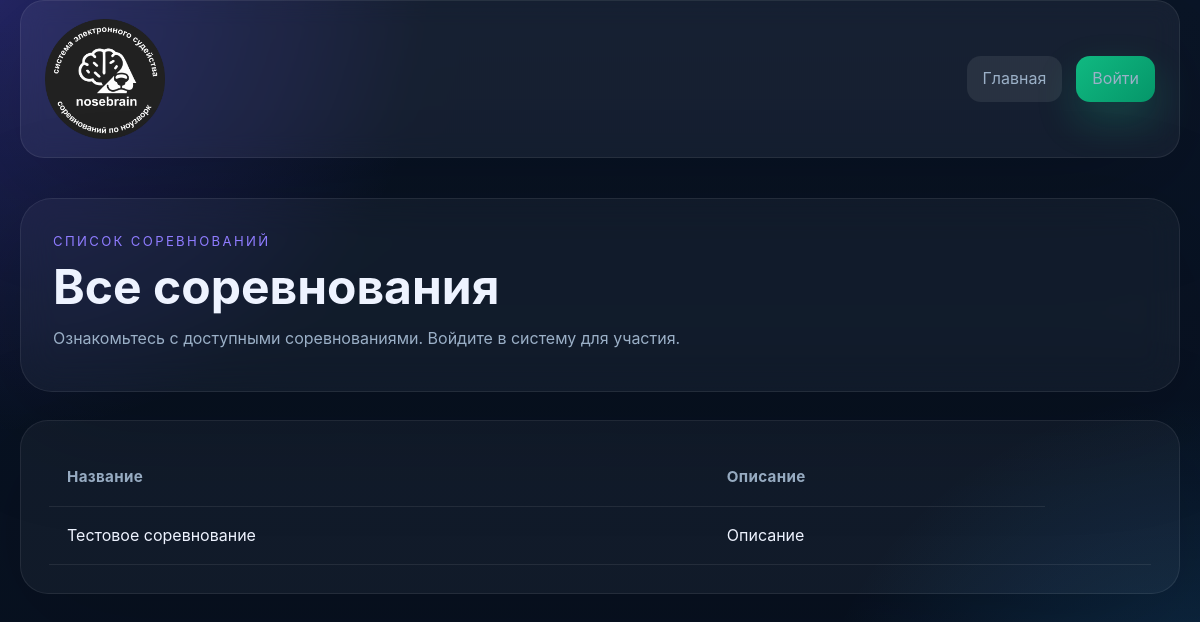
/, run on an earlier commit of the app's database.
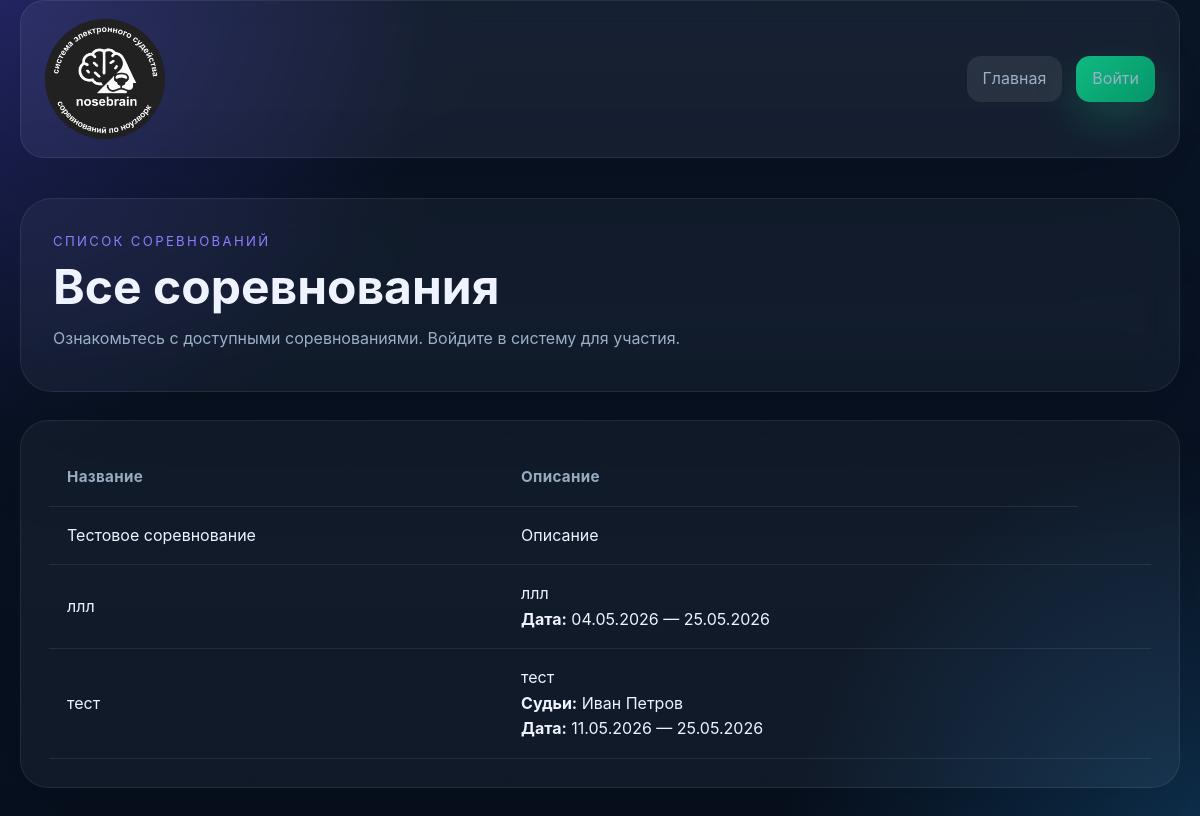
And on a later commit of the database.
### tables this page shows
CREATE TABLE competitions (
                id INTEGER PRIMARY KEY AUTOINCREMENT,
                name TEXT NOT NULL,
                description TEXT NOT NULL
            , is_published INTEGER DEFAULT 0, start_date TEXT, end_date TEXT, template_path TEXT);

### index.php (the view, shortened to what the rows shown need)
<?php
require_once __DIR__ . '/src/functions.php';
require_once __DIR__ . '/auth.php';
$dbManager = new DatabaseManager();
$service = new CompetitionService($dbManager);
function ensureDefaultData(CompetitionService $service): void
{
    if (count($service->getCompetitions()) > 0) {
        return;
    }
}
ensureDefaultData($service);
$competitions = $service->getCompetitions();
$isLoggedIn = isLoggedIn();
if ($isLoggedIn) {
    $accessibleCompetitions = array_filter($competitions, function($competition) {
        return hasCompetitionAccess($competition->getId());
    });
} else {
    $accessibleCompetitions = $competitions;
}
$competitionInfo = [];
foreach ($accessibleCompetitions as $competition) {
    $service->getCategoriesByCompetition($competition->getId());
    if (!$isLoggedIn) {
        $judgesWithNames = $service->getJudgesWithDisplayName($competition->getId());
        $judgeNames = array_map(function($judge) {
            return $judge->getDisplayName();
        }, $judgesWithNames);
        $startDate = $competition->getStartDate();
        $endDate = $competition->getEndDate();
        $competitionInfo[$competition->getId()] = [
            'judgeNames' => $judgeNames,
            'startDate' => $startDate,
            'endDate' => $endDate,
        ];
    }
}
?>
<!DOCTYPE html>
<html lang="ru">
<head>
    <link rel="stylesheet" href="style.css">
</head>
<body>
<main class="page-shell">
    <section class="hero">
        <div>
            <h1 class="hero__title">Все соревнования</h1>
        </div>
    </section>
    <section class="content-grid content-grid--single">
        <article class="panel">
            <?php if (count($accessibleCompetitions) === 0): ?>
                <div class="empty-state">
                    <?php if ($isLoggedIn): ?>
                        У вас нет доступа к соревнованиям или пока не создано ни одного соревнования.
                    <?php else: ?>
                        Пока не создано ни одного соревнования.
                    <?php endif; ?>
                </div>
                <?php if ($isLoggedIn && canCreateCompetition()): ?>
                    <div style="margin-top: 1rem;">
                        <a class="button button--primary" href="add_competition.php">Создать соревнование</a>
                    </div>
                <?php endif; ?>
            <?php else: ?>
                <div class="table-wrapper">
                    <table class="table">
                        <thead>
                        <tr>
                            <th>Название</th>
                            <th>Описание</th>
                        </tr>
                        </thead>
                        <tbody>
                        <?php foreach ($accessibleCompetitions as $competition): ?>
                            <tr>
                                <td><?= escape($competition->getName()) ?></td>
                                <td>
                                    <?= escape($competition->getDescription()) ?>
                                    <?php if (!$isLoggedIn && isset($competitionInfo[$competition->getId()])): ?>
                                        <?php
                                            $info = $competitionInfo[$competition->getId()];
                                            $judgeNames = $info['judgeNames'];
                                            $startDate = $info['startDate'];
                                            $endDate = $info['endDate'];
                                        ?>
                                        <?php if (!empty($judgeNames)): ?>
                                            <br><strong>Судьи:</strong> <?= escape(implode(', ', $judgeNames)) ?>
                                        <?php endif; ?>
                                        <?php if ($startDate !== null || $endDate !== null): ?>
                                            <br><strong>Дата:</strong>
                                            <?php if ($startDate !== null && $endDate !== null && $startDate === $endDate): ?>
                                                <?= escape(date('d.m.Y', strtotime($startDate))) ?>
                                            <?php elseif ($startDate !== null && $endDate !== null): ?>
                                                <?= escape(date('d.m.Y', strtotime($startDate))) ?> — <?= escape(date('d.m.Y', strtotime($endDate))) ?>
                                            <?php elseif ($startDate !== null): ?>
                                                <?= escape(date('d.m.Y', strtotime($startDate))) ?>
                                            <?php elseif ($endDate !== null): ?>
                                                <?= escape(date('d.m.Y', strtotime($endDate))) ?>
                                            <?php endif; ?>
                                        <?php endif; ?>
                                    <?php endif; ?>
                                </td>
                                <?php if ($isLoggedIn): ?>
                                    <td>
                                        <div class="actions-cell">
                                            <?php if (hasCompetitionAccess($competition->getId())): ?>
                                                <div class="actions-group actions-group--dashboard">
                                                    <a class="button button--dashboard" href="dashboard.php?competition_id=<?= $competition->getId() ?>">Дашборд</a>
                                                </div>
                                            <?php endif; ?>
                                            <?php if (canManageCompetition()): ?>
                                                <div class="actions-group">
                                                    <a class="button button--secondary button--manage" href="manage.php?competition_id=<?= $competition->getId() ?>">Управление</a>
                                                </div>
                                            <?php endif; ?>
                                            <div class="actions-group actions-group--judge">
                                                <?php
                                                    $canAccessVideo = canAccessVideoJudging($competition->getId());
                                                    $isActiveVideo = $competition->isActive();
                                                ?>
                                                <?php if ($canAccessVideo): ?>
                                                    <a class="button button--secondary button--judge" href="video_judge.php?competition_id=<?= $competition->getId() ?>">Видеосудья</a>
                                                <?php else: ?>
                                                    <button class="button button--secondary button--judge" disabled title="<?= !$isActiveVideo ? 'Соревнование не активно' : '' ?>">Видеосудья</button>
                                                <?php endif; ?>
                                                <?php
                                                    $canAccessJudge = canAccessJudging($competition->getId());
                                                    $isActiveJudge = $competition->isActive();
                                                ?>
                                                <?php if ($canAccessJudge): ?>
                                                    <a class="button button--secondary button--judge" href="judge.php?competition_id=<?= $competition->getId() ?>">Судейство</a>
                                                <?php else: ?>
                                                    <button class="button button--secondary button--judge" disabled title="<?= !$isActiveJudge ? 'Соревнование не активно' : '' ?>">Судейство</button>
                                                <?php endif; ?>
                                                <?php
                                                    $canAccessManual = canAccessManualResult($competition->getId());
                                                    $isActiveManual = $competition->isActive();
                                                ?>
                                                <?php if ($canAccessManual): ?>
                                                    <a class="button button--secondary button--judge" href="manual_result.php?competition_id=<?= $competition->getId() ?>">Результат вручную</a>
                                                <?php else: ?>
                                                    <button class="button button--secondary button--judge" disabled title="<?= !$isActiveManual ? 'Соревнование не активно' : '' ?>">Результат вручную</button>
                                                <?php endif; ?>
                                            </div>
                                            <?php if (canViewResults()): ?>
                                                <div class="actions-group">
                                                    <a class="button button--primary button--results" href="results.php?competition_id=<?= $competition->getId() ?>">Результаты</a>
                                                </div>
                                            <?php endif; ?>
                                        </div>
                                    </td>
                                <?php else: ?>
                                    <td>
                                    </td>
                                <?php endif; ?>
                            </tr>
                        <?php endforeach; ?>
                        </tbody>
                    </table>
                </div>
            <?php endif; ?>
        </article>
    </section>
</main>
</body>
</html>

What changed in the data, as far as the page shows it:
added competitions: description "ллл", date('d.m.Y', strtotime($startDate)) "04.05.2026", date('d.m.Y', strtotime($endDate)) "25.05.2026"
added competitions: description "тест", id "Иван Петров", date('d.m.Y', strtotime($startDate)) "11.05.2026", date('d.m.Y', strtotime($endDate)) "25.05.2026"
